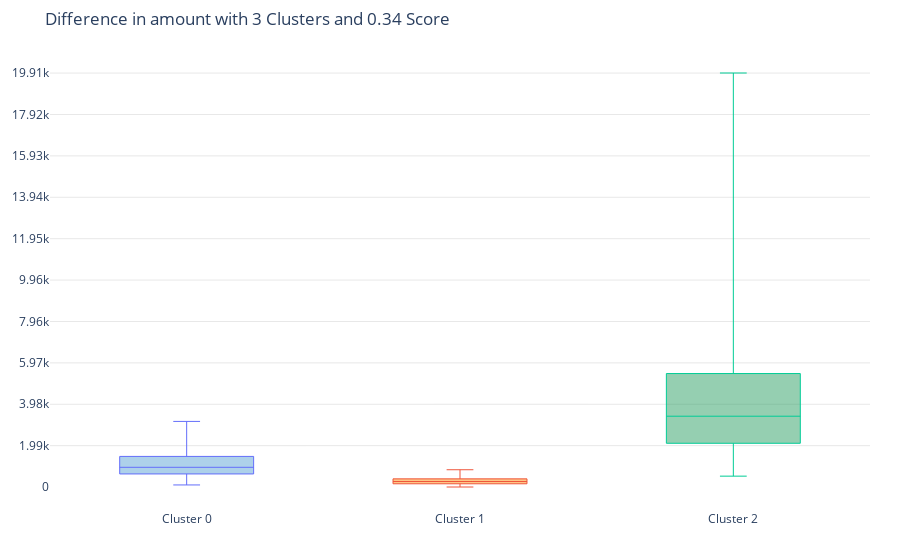
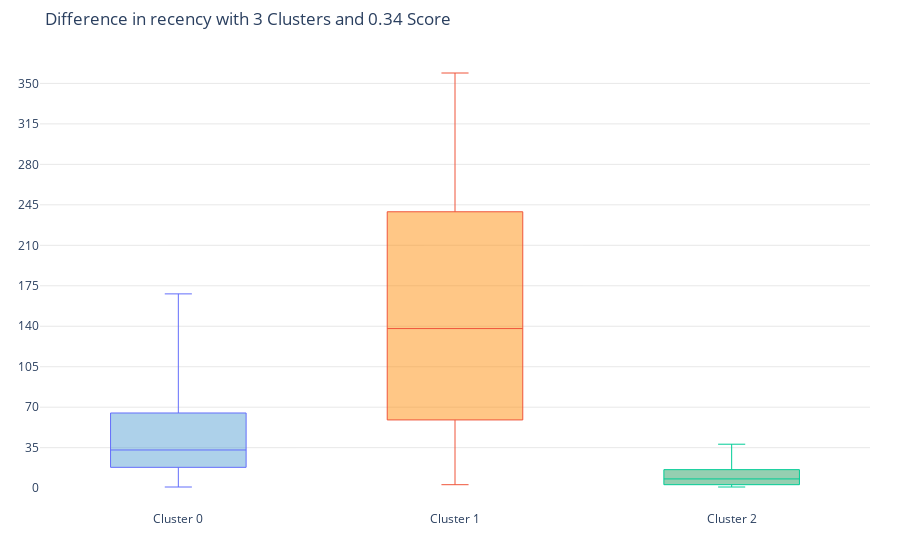
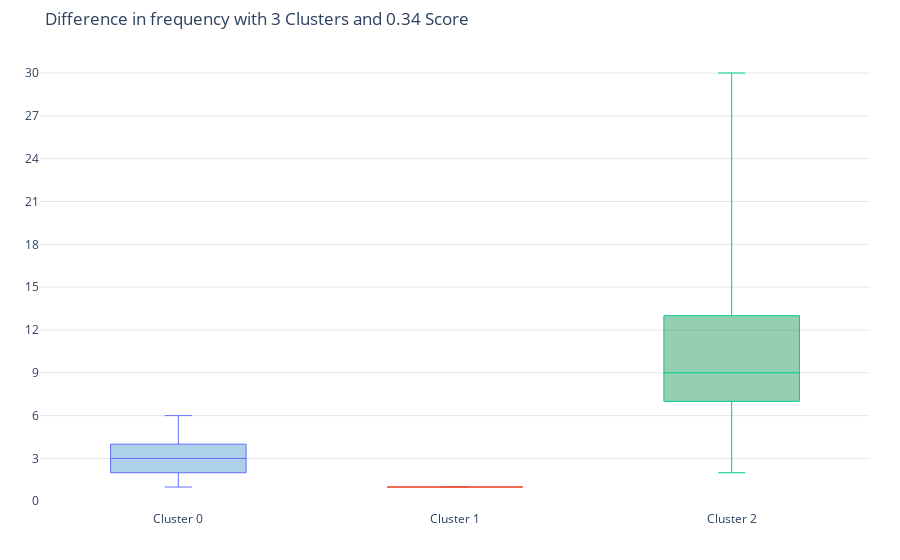
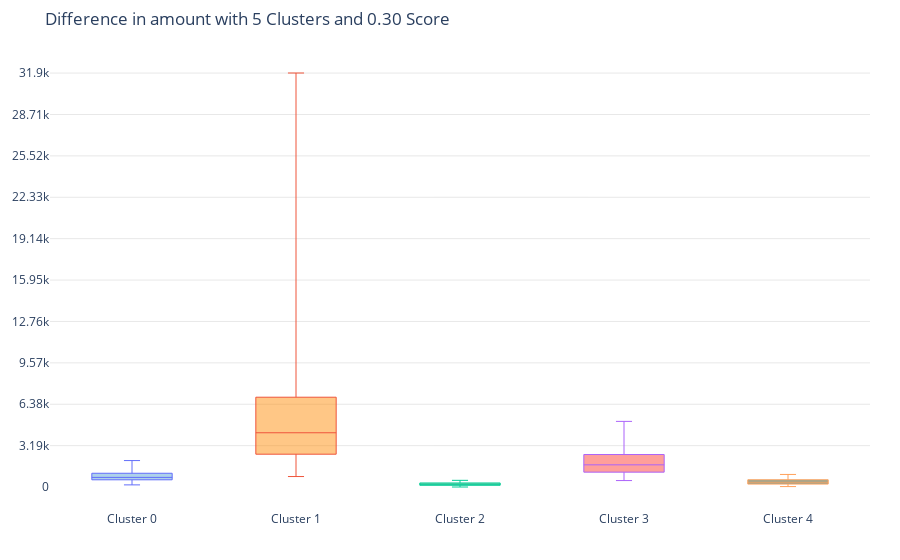

The cell these charts' notebook holds for them, in order:
### Code cell
x_data = ['Cluster 0', 'Cluster 1','Cluster 2','Cluster 3','Cluster 4', 'Cluster 5', 'Cluster 6']
colors = ['rgba(93, 164, 214, 0.5)', 'rgba(255, 144, 14, 0.5)', 'rgba(44, 160, 101, 0.5)', 'rgba(255, 65, 54, 0.5)', 
          'rgba(22, 80, 57, 0.5)', 'rgba(127, 65, 14, 0.5)', 'rgba(207, 114, 255, 0.5)', 'rgba(127, 96, 0, 0.5)']
cutoff_quantile = 95

for n_clusters in range(3,K_best+1,2):
    cl = 'clusters_' + str(n_clusters)
    for fild in range(0, 3):
        field_to_plot = features[fild]        
        y_data = list()
        ymax = 0
        for i in np.arange(0,n_clusters):
            y0 = customer_history_df[customer_history_df[cl]==i][field_to_plot].values
            y0 = y0[y0<np.percentile(y0, cutoff_quantile)]
            if ymax < max(y0): ymax = max(y0)
            y_data.insert(i, y0)

        traces = []

        for xd, yd, cls in zip(x_data[:n_clusters], y_data, colors[:n_clusters]):
                traces.append(go.Box(y=yd, name=xd, boxpoints=False, jitter=0.5, whiskerwidth=0.2, fillcolor=cls,
                    marker=dict( size=1, ),
                    line=dict(width=1),
                ))
                layout = go.Layout(
            title='Difference in {} with {} Clusters and {:1.2f} Score'.\
            format(field_to_plot, n_clusters, cluster_centers[n_clusters]['silhouette_score']),
            yaxis=dict( autorange=True, showgrid=True, zeroline=True,
                dtick = int(ymax/10),
                gridcolor='black', gridwidth=0.1, zerolinecolor='rgb(255, 255, 255)', zerolinewidth=2, ),
            margin=dict(l=40, r=30, b=50, t=50, ),
            paper_bgcolor='white',
            plot_bgcolor='white',
            showlegend=False
        )
                fig = go.Figure(data=traces, layout=layout)
        py.offline.iplot(fig)

### Figure 1 — Plotly figure (JSON) as saved in the notebook; plotly's stock layout.template omitted (floating-point values rounded to 4 significant figures; data arrays with more than 128 entries replaced by an {"elided": "..."} marker saying what was removed)
{"data": [{"boxpoints": false, "fillcolor": "rgba(93, 164, 214, 0.5)", "jitter": 0.5, "line": {"width": 1}, "marker": {"size": 1}, "name": "Cluster 0", "type": "box", "whiskerwidth": 0.2, "y": {"elided": "1606 float values"}}, {"boxpoints": false, "fillcolor": "rgba(255, 144, 14, 0.5)", "jitter": 0.5, "line": {"width": 1}, "marker": {"size": 1}, "name": "Cluster 1", "type": "box", "whiskerwidth": 0.2, "y": {"elided": "1767 float values"}}, {"boxpoints": false, "fillcolor": "rgba(44, 160, 101, 0.5)", "jitter": 0.5, "line": {"width": 1}, "marker": {"size": 1}, "name": "Cluster 2", "type": "box", "whiskerwidth": 0.2, "y": {"elided": "747 float values"}}], "layout": {"margin": {"b": 50, "l": 40, "r": 30, "t": 50}, "paper_bgcolor": "white", "plot_bgcolor": "white", "showlegend": false, "title": {"text": "Difference in amount with 3 Clusters and 0.34 Score"}, "yaxis": {"autorange": true, "dtick": 1991, "gridcolor": "black", "gridwidth": 0.1, "showgrid": true, "zeroline": true, "zerolinecolor": "rgb(255, 255, 255)", "zerolinewidth": 2}}}

### Figure 2 — Plotly figure (JSON) as saved in the notebook; plotly's stock layout.template omitted (floating-point values rounded to 4 significant figures; data arrays with more than 128 entries replaced by an {"elided": "..."} marker saying what was removed)
{"data": [{"boxpoints": false, "fillcolor": "rgba(93, 164, 214, 0.5)", "jitter": 0.5, "line": {"width": 1}, "marker": {"size": 1}, "name": "Cluster 0", "type": "box", "whiskerwidth": 0.2, "y": {"elided": "1606 int values"}}, {"boxpoints": false, "fillcolor": "rgba(255, 144, 14, 0.5)", "jitter": 0.5, "line": {"width": 1}, "marker": {"size": 1}, "name": "Cluster 1", "type": "box", "whiskerwidth": 0.2, "y": {"elided": "1767 int values"}}, {"boxpoints": false, "fillcolor": "rgba(44, 160, 101, 0.5)", "jitter": 0.5, "line": {"width": 1}, "marker": {"size": 1}, "name": "Cluster 2", "type": "box", "whiskerwidth": 0.2, "y": {"elided": "744 int values"}}], "layout": {"margin": {"b": 50, "l": 40, "r": 30, "t": 50}, "paper_bgcolor": "white", "plot_bgcolor": "white", "showlegend": false, "title": {"text": "Difference in recency with 3 Clusters and 0.34 Score"}, "yaxis": {"autorange": true, "dtick": 35, "gridcolor": "black", "gridwidth": 0.1, "showgrid": true, "zeroline": true, "zerolinecolor": "rgb(255, 255, 255)", "zerolinewidth": 2}}}

### Figure 3 — Plotly figure (JSON) as saved in the notebook; plotly's stock layout.template omitted (floating-point values rounded to 4 significant figures; data arrays with more than 128 entries replaced by an {"elided": "..."} marker saying what was removed)
{"data": [{"boxpoints": false, "fillcolor": "rgba(93, 164, 214, 0.5)", "jitter": 0.5, "line": {"width": 1}, "marker": {"size": 1}, "name": "Cluster 0", "type": "box", "whiskerwidth": 0.2, "y": {"elided": "1596 int values"}}, {"boxpoints": false, "fillcolor": "rgba(255, 144, 14, 0.5)", "jitter": 0.5, "line": {"width": 1}, "marker": {"size": 1}, "name": "Cluster 1", "type": "box", "whiskerwidth": 0.2, "y": {"elided": "1424 int values"}}, {"boxpoints": false, "fillcolor": "rgba(44, 160, 101, 0.5)", "jitter": 0.5, "line": {"width": 1}, "marker": {"size": 1}, "name": "Cluster 2", "type": "box", "whiskerwidth": 0.2, "y": {"elided": "745 int values"}}], "layout": {"margin": {"b": 50, "l": 40, "r": 30, "t": 50}, "paper_bgcolor": "white", "plot_bgcolor": "white", "showlegend": false, "title": {"text": "Difference in frequency with 3 Clusters and 0.34 Score"}, "yaxis": {"autorange": true, "dtick": 3, "gridcolor": "black", "gridwidth": 0.1, "showgrid": true, "zeroline": true, "zerolinecolor": "rgb(255, 255, 255)", "zerolinewidth": 2}}}

### Figure 4 — Plotly figure (JSON) as saved in the notebook; plotly's stock layout.template omitted (floating-point values rounded to 4 significant figures; data arrays with more than 128 entries replaced by an {"elided": "..."} marker saying what was removed)
{"data": [{"boxpoints": false, "fillcolor": "rgba(93, 164, 214, 0.5)", "jitter": 0.5, "line": {"width": 1}, "marker": {"size": 1}, "name": "Cluster 0", "type": "box", "whiskerwidth": 0.2, "y": {"elided": "883 float values"}}, {"boxpoints": false, "fillcolor": "rgba(255, 144, 14, 0.5)", "jitter": 0.5, "line": {"width": 1}, "marker": {"size": 1}, "name": "Cluster 1", "type": "box", "whiskerwidth": 0.2, "y": {"elided": "477 float values"}}, {"boxpoints": false, "fillcolor": "rgba(44, 160, 101, 0.5)", "jitter": 0.5, "line": {"width": 1}, "marker": {"size": 1}, "name": "Cluster 2", "type": "box", "whiskerwidth": 0.2, "y": {"elided": "1127 float values"}}, {"boxpoints": false, "fillcolor": "rgba(255, 65, 54, 0.5)", "jitter": 0.5, "line": {"width": 1}, "marker": {"size": 1}, "name": "Cluster 3", "type": "box", "whiskerwidth": 0.2, "y": {"elided": "936 float values"}}, {"boxpoints": false, "fillcolor": "rgba(22, 80, 57, 0.5)", "jitter": 0.5, "line": {"width": 1}, "marker": {"size": 1}, "name": "Cluster 4", "type": "box", "whiskerwidth": 0.2, "y": {"elided": "695 float values"}}], "layout": {"margin": {"b": 50, "l": 40, "r": 30, "t": 50}, "paper_bgcolor": "white", "plot_bgcolor": "white", "showlegend": false, "title": {"text": "Difference in amount with 5 Clusters and 0.30 Score"}, "yaxis": {"autorange": true, "dtick": 3190, "gridcolor": "black", "gridwidth": 0.1, "showgrid": true, "zeroline": true, "zerolinecolor": "rgb(255, 255, 255)", "zerolinewidth": 2}}}
